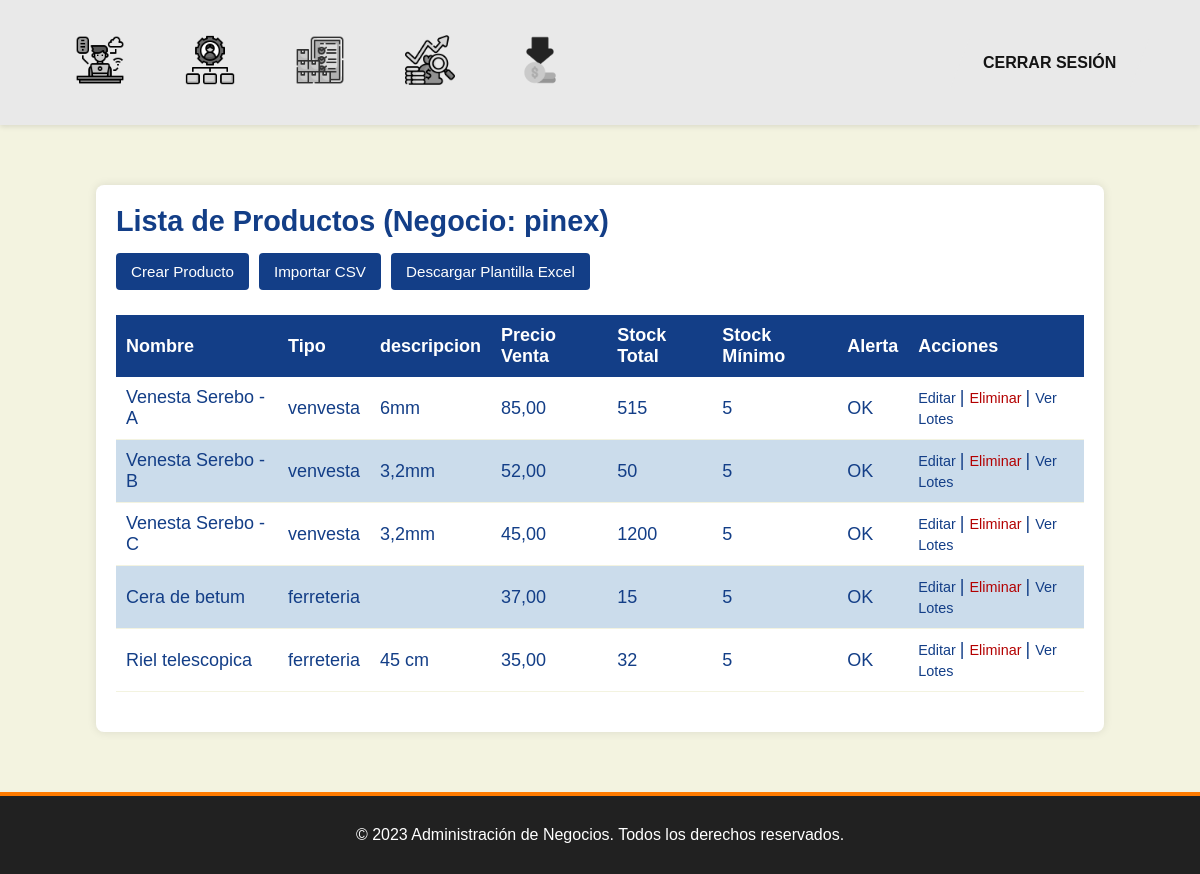
The page /inventario/productos/ (signed in) on the database as committed earlier.
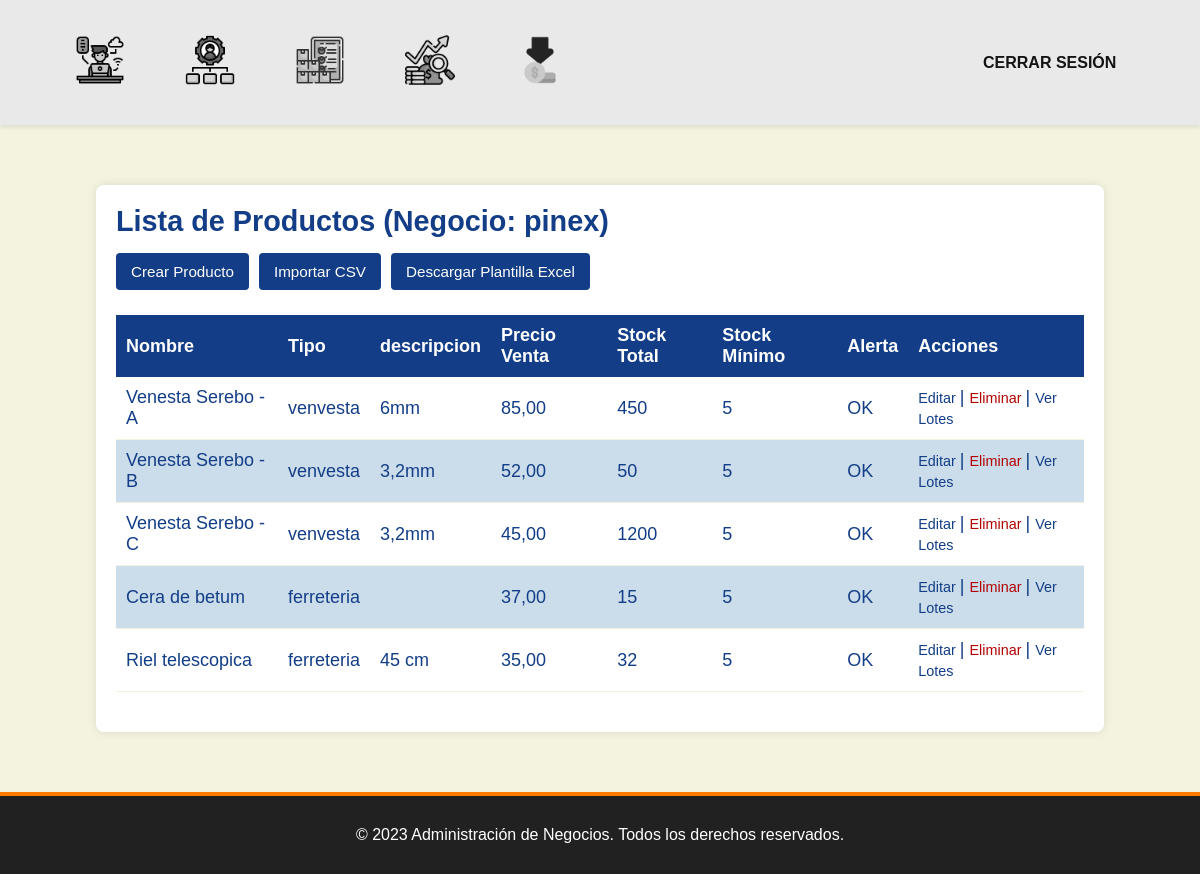
The same page on the database as committed later.
### inventario/models.py (models this page shows, shortened)
class Producto(models.Model):
    negocio = models.CharField(max_length=150, null=False, blank=False)
    nombre = models.CharField(max_length=150)
    tipo_producto = models.CharField(max_length=100, blank=True)
    descripcion = models.TextField(blank=True)
    precio_compra = models.DecimalField(max_digits=10, decimal_places=2, default=0)
    precio_venta = models.DecimalField(max_digits=10, decimal_places=2, default=0)
    stock_minimo = models.PositiveIntegerField(default=0)  # Para alertas
    permitir_stock_negativo = models.BooleanField(default=False)  # Admin decide
    fecha_creacion = models.DateTimeField(auto_now_add=True)
    fecha_actualizacion = models.DateTimeField(auto_now=True)
    @property
    def stock_total(self):
        lotes = self.lote_set.all()  # Relación inversa
        return sum(l.cantidad for l in lotes)
    def alerta_stock_minimo(self):
        return self.stock_total < self.stock_minimo

class Lote(models.Model):
    producto = models.ForeignKey(Producto, on_delete=models.CASCADE)
    cantidad = models.PositiveIntegerField(default=0)
    fecha_vencimiento = models.DateField(null=True, blank=True)
    fecha_actualizacion = models.DateTimeField(auto_now=True)

### inventario/views.py (the view)
# urls.py: path('productos/', lista_productos, name='lista_productos'),
@login_required
def lista_productos(request):
    productos = Producto.objects.filter(negocio=request.user.negocio)
    return render(request, 'inventario/lista_productos.html', {'productos': productos})

### inventario/templates/inventario/lista_productos.html (shortened to what this page needs)
{% extends 'base.html' %}
{% load static %}
{% block content %}
<div class="admin-dashboard">
  <h1 class="admin-title">Lista de Productos (Negocio: {{ request.user.negocio }})</h1>
  {% if request.user.rol == 'admin' %}
    <div class="admin-links">
      <p>
        <a href="{% url 'crear_producto' %}" class="admin-button">
          Crear Producto
        </a>
      </p>
      <p>
        <a href="{% url 'importar_inventario' %}" class="admin-button">
          Importar CSV
        </a>
      </p>
      <p>
        <a href="{% url 'descargar_plantilla_inventario' %}" class="admin-button">
          Descargar Plantilla Excel
        </a>
      </p>
    </div>
  {% endif %}
  <div class="table-responsive">
    <table class="admin-table">
      <thead>
        <tr>
          <th class="admin-table-header">Nombre</th>
          <th class="admin-table-header">Tipo</th>
          <th class="admin-table-header">descripcion</th>
          <th class="admin-table-header">Precio Venta</th>
          <th class="admin-table-header">Stock Total</th>
          <th class="admin-table-header">Stock Mínimo</th>
          <th class="admin-table-header">Alerta</th>
          {% if request.user.rol == 'admin' %}
            <th class="admin-table-header">Acciones</th>
          {% endif %}
        </tr>
      </thead>
      <tbody>
        {% for p in productos %}
          <tr class="admin-table-row">
            <td class="admin-table-data">{{ p.nombre }}</td>
            <td class="admin-table-data">{{ p.tipo_producto }}</td>
            <td class="admin-table-data">{{ p.descripcion }}</td>
            <td class="admin-table-data">{{ p.precio_venta }}</td>
            <td class="admin-table-data">{{ p.stock_total }}</td>
            <td class="admin-table-data">{{ p.stock_minimo }}</td>
            <td class="admin-table-data">
              {% if p.alerta_stock_minimo %}
                <strong class="admin-alert">¡Stock Bajo!</strong>
              {% else %}
                OK
              {% endif %}
            </td>
            {% if request.user.rol == 'admin' %}
              <td class="admin-table-data">
                <a href="{% url 'editar_producto' p.id %}"
                   class="admin-link-sm">
                  Editar
                </a> |
                <a href="{% url 'eliminar_producto' p.id %}"
                   class="admin-link-sm admin-link-danger"
                   onclick="return confirm('¿Eliminar producto?')">
                  Eliminar
                </a> |
                <a href="{% url 'lista_lotes' p.id %}"
                   class="admin-link-sm">
                  Ver Lotes
                </a>
              </td>
            {% endif %}
          </tr>
        {% endfor %}
      </tbody>
    </table>
  </div>
</div>
{% endblock %}

Rows that differ between the two databases and show on the page:
changed through a linked row, Producto "Venesta Serebo - A": stock_total "515" → "450"
